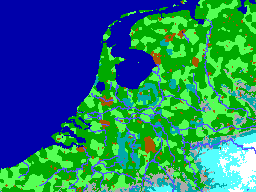
#> input picture data/NETHERLANDS.png, 256 x 192 px
$ python check_data.py
#> lines starting #> are read from the running program, lines starting #| are printed output that depends on the picture
#!/usr/bin/env python3
"""Sanity checks for the generated Netherlands data (run after build_map.py).

  python3 tools/netherlands/check_data.py [data_dir]

Exits non-zero if something is wrong, so it can be used in CI.
"""
import math
import os
import struct
import sys

import numpy as np
from PIL import Image

REPO = os.path.abspath(os.path.join(os.path.dirname(__file__), "..", ".."))
DATA = sys.argv[1] if len(sys.argv) > 1 else os.path.join(REPO, "data")

EGA = [0x000000, 0x0000AA, 0x00AA00, 0x00AAAA, 0xAA0000, 0xAA00AA, 0xAA5500, 0xAAAAAA,
       0x555555, 0x5555FF, 0x55FF55, 0x55FFFF, 0xFF5555, 0xFF55FF, 0xFFFF55, 0xFFFFFF]
OCEAN, HARBOR, RIVER = 1, 4, 9
MUST_HAVE = ["Amsterdam", "Rotterdam", "Den Haag", "Utrecht", "Haarlem", "Delft", "Hengelo",
             "Wageningen", "Eindhoven", "Groningen", "Maastricht", "Enschede", "Zwolle", "Leeuwarden"]

errors = []


def fail(msg):
    errors.append(msg)
    print("FAIL:", msg)


img = np.array(Image.open(os.path.join(DATA, "NETHERLANDS.png")).convert("RGB"))
#> img is the input picture: shape (192, 256, 3); mean R, G, B 33.7, 122.1, 110.6
if img.shape != (192, 256, 3):
    fail("map must be 256x192, got %s" % (img.shape,))
palette = {((c >> 16) & 255, (c >> 8) & 255, c & 255): i for i, c in enumerate(EGA)}
pix = np.zeros(img.shape[:2], dtype=int)
for y in range(img.shape[0]):
    for x in range(img.shape[1]):
        key = tuple(int(v) for v in img[y, x])
        if key not in palette:
            fail("pixel (%d,%d) has a non-EGA colour %s" % (x, y, key))
            break
        pix[y, x] = palette[key]
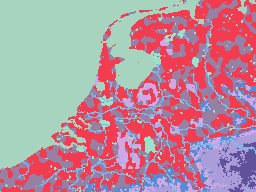
#> pix: shape (192, 256) int64; 10 distinct labels, from 1 to 15; one colour per label, 0 black

#> (the run stopped early here; a loop or call above may not have finished)
